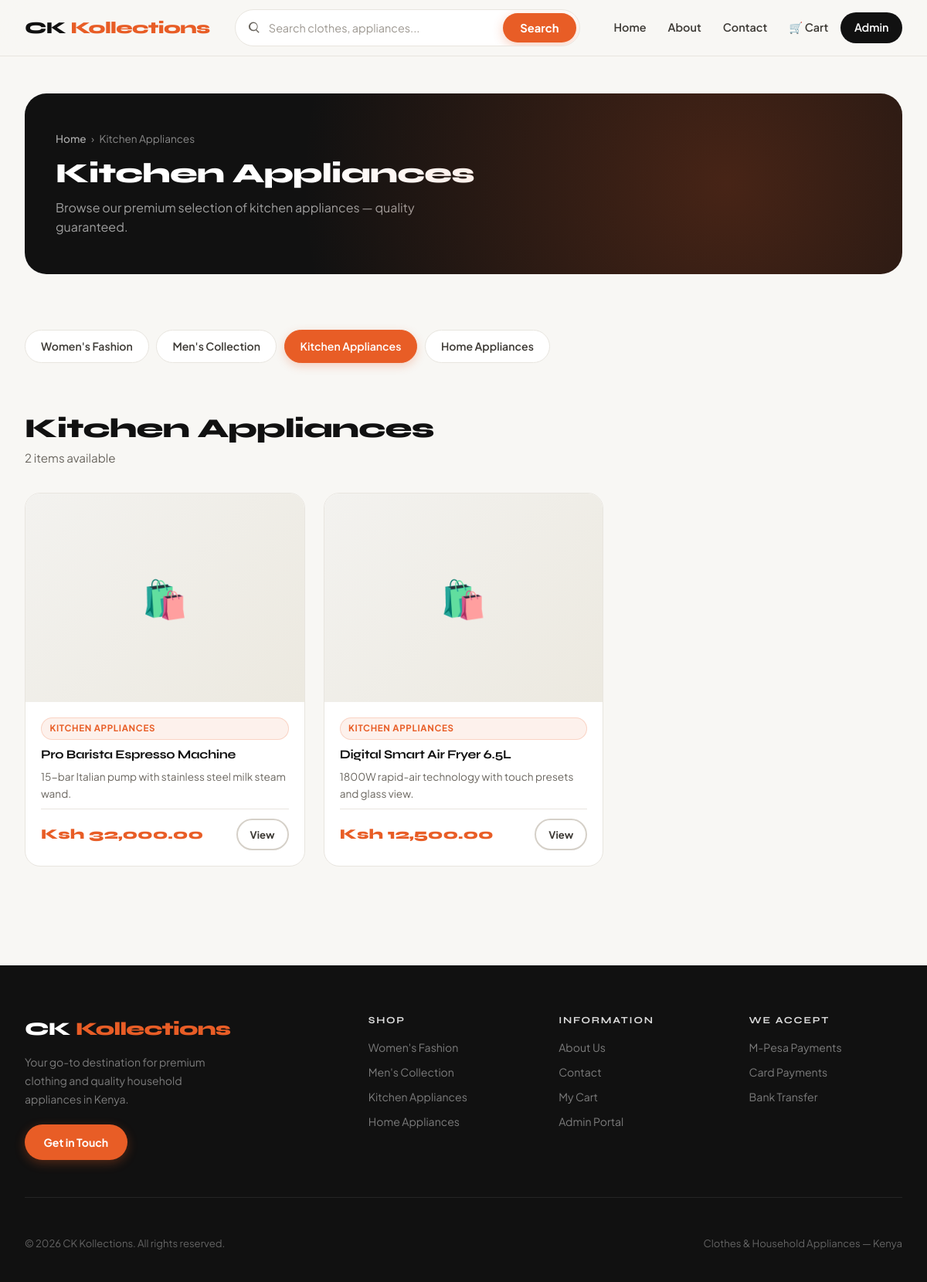
The page /category.php?slug=kitchen-appliances on the database its author committed.
### tables this page shows
CREATE TABLE IF NOT EXISTS categories (
  id INT AUTO_INCREMENT PRIMARY KEY,
  name VARCHAR(255) NOT NULL,
  slug VARCHAR(255) NOT NULL UNIQUE,
  display_order INT NOT NULL DEFAULT 0
);

CREATE TABLE IF NOT EXISTS products (
  id INT AUTO_INCREMENT PRIMARY KEY,
  category_id INT NOT NULL,
  name VARCHAR(255) NOT NULL,
  short_description TEXT NOT NULL,
  description TEXT NOT NULL,
  price DECIMAL(10,2) NOT NULL,
  image VARCHAR(255) NOT NULL,
  created_at TIMESTAMP DEFAULT CURRENT_TIMESTAMP,
  updated_at TIMESTAMP DEFAULT CURRENT_TIMESTAMP ON UPDATE CURRENT_TIMESTAMP,
  FOREIGN KEY (category_id) REFERENCES categories(id) ON DELETE CASCADE
);

### includes/functions.php (called while the page is built, shortened)
<?php
function getDbConnection() {
    static $pdo;
    if ($pdo !== null) {
        return $pdo;
    }
    $config = getConfig();
    $host = $config['MYSQL_HOST'] ?? '127.0.0.1';
    $db = $config['MYSQL_DATABASE'] ?? 'alcy_42591217_ckkollection';
    $user = $config['MYSQL_USER'] ?? 'root';
    $pass = $config['MYSQL_PASSWORD'] ?? '';
    $dsn = sprintf('mysql:host=%s;dbname=%s;charset=utf8mb4', $host, $db);
    try {
        $pdo = new PDO($dsn, $user, $pass, [
            PDO::ATTR_ERRMODE => PDO::ERRMODE_EXCEPTION,
            PDO::ATTR_DEFAULT_FETCH_MODE => PDO::FETCH_ASSOC,
            PDO::ATTR_TIMEOUT => 3,
        ]);
    } catch (PDOException $e) {
        if ($host !== '127.0.0.1' && $host !== 'localhost') {
            try {
                $localDsn = sprintf('mysql:host=127.0.0.1;dbname=%s;charset=utf8mb4', $db);
                $pdo = new PDO($localDsn, 'root', '', [
                    PDO::ATTR_ERRMODE => PDO::ERRMODE_EXCEPTION,
                    PDO::ATTR_DEFAULT_FETCH_MODE => PDO::FETCH_ASSOC,
                ]);
            } catch (PDOException $fallbackError) {
                try {
                    $serverPdo = new PDO('mysql:host=127.0.0.1;charset=utf8mb4', 'root', '', [
                        PDO::ATTR_ERRMODE => PDO::ERRMODE_EXCEPTION,
                    ]);
                    $serverPdo->exec("CREATE DATABASE IF NOT EXISTS `$db` CHARACTER SET utf8mb4 COLLATE utf8mb4_unicode_ci");
                    $pdo = new PDO($localDsn, 'root', '', [
                        PDO::ATTR_ERRMODE => PDO::ERRMODE_EXCEPTION,
                        PDO::ATTR_DEFAULT_FETCH_MODE => PDO::FETCH_ASSOC,
                    ]);
                } catch (PDOException $createError) {
                    renderDbErrorScreen($e->getMessage(), $host);
                    exit;
                }
            }
        } else {
            try {
                $serverPdo = new PDO('mysql:host=127.0.0.1;charset=utf8mb4', $user, $pass, [
                    PDO::ATTR_ERRMODE => PDO::ERRMODE_EXCEPTION,
                ]);
                $serverPdo->exec("CREATE DATABASE IF NOT EXISTS `$db` CHARACTER SET utf8mb4 COLLATE utf8mb4_unicode_ci");
                $pdo = new PDO($dsn, $user, $pass, [
                    PDO::ATTR_ERRMODE => PDO::ERRMODE_EXCEPTION,
                    PDO::ATTR_DEFAULT_FETCH_MODE => PDO::FETCH_ASSOC,
                ]);
            } catch (PDOException $finalErr) {
                renderDbErrorScreen($e->getMessage(), $host);
                exit;
            }
        }
    }
    return $pdo;
}
function getCategories() {
    $pdo = getDbConnection();
    $stmt = $pdo->query('SELECT id, name, slug, display_order FROM categories ORDER BY display_order ASC, name ASC');
    return $stmt->fetchAll();
}
function getProducts($categorySlug = null, $search = null) {
    $pdo = getDbConnection();
    $sql = 'SELECT p.id, p.name, p.short_description, p.description, p.price, p.image, c.slug AS category_slug, c.name AS category_name
            FROM products p
            JOIN categories c ON p.category_id = c.id';
    $params = [];
    if ($categorySlug !== null && $categorySlug !== '') {
        $sql .= ' WHERE c.slug = :slug';
        $params['slug'] = $categorySlug;
    }
    $sql .= ' ORDER BY p.id DESC';
    $stmt = $pdo->prepare($sql);
    $stmt->execute($params);
    return $stmt->fetchAll();
}
?>

### category.php (the view, shortened to what this page needs)
<?php
require_once __DIR__ . '/includes/functions.php';
$slug = $_GET['slug'] ?? null;
$categories = getCategories();
$products   = getProducts($slug);
$category   = null;
foreach ($categories as $cat) {
    if ($cat['slug'] === $slug) { $category = $cat; break; }
}
include __DIR__ . '/includes/header.php';
?>
<main class="page-content">
  <div class="page-banner">
    <div class="breadcrumb">
      <a href="/index.php">Home</a> › <span><?php echo htmlspecialchars($category['name']); ?></span>
    </div>
    <h1><?php echo htmlspecialchars($category['name']); ?></h1>
    <p>Browse our premium selection of <?php echo strtolower(htmlspecialchars($category['name'])); ?> — quality guaranteed.</p>
  </div>
  <section class="category-pills" style="margin-bottom:2rem;">
    <div class="pill-list">
      <?php foreach ($categories as $cat): ?>
        <a class="pill <?php echo ($cat['slug'] === $slug) ? 'active-pill' : ''; ?>"
           href="category.php?slug=<?php echo urlencode($cat['slug']); ?>">
          <?php echo htmlspecialchars($cat['name']); ?>
        </a>
      <?php endforeach; ?>
    </div>
  </section>
  <section>
    <?php if (empty($products)): ?>
      <div class="empty-box">
        <div class="empty-icon">🛍️</div>
        <h3>No products yet</h3>
        <p>This department doesn't have any products listed yet. Check back soon!</p>
        <a href="/index.php" class="button button-primary">Back to Homepage</a>
      </div>
    <?php else: ?>
      <div class="section-header">
        <div>
          <h2><?php echo htmlspecialchars($category['name']); ?></h2>
          <p><?php echo count($products); ?> item<?php echo count($products) !== 1 ? 's' : ''; ?> available</p>
        </div>
      </div>
      <div class="product-grid">
        <?php foreach ($products as $product): ?>
          <article class="product-card">
            <div class="product-card-img-wrap">
            </div>
            <div class="product-card-body">
              <span class="badge badge-category"><?php echo htmlspecialchars($category['name']); ?></span>
              <h3><?php echo htmlspecialchars($product['name']); ?></h3>
              <p><?php echo htmlspecialchars($product['short_description']); ?></p>
              <div class="product-meta">
                <span class="price">Ksh <?php echo number_format($product['price'], 2); ?></span>
                <a class="button button-secondary" style="padding:0.5rem 1rem;font-size:0.82rem;" href="product.php?id=<?php echo $product['id']; ?>">View</a>
              </div>
            </div>
          </article>
        <?php endforeach; ?>
      </div>
    <?php endif; ?>
  </section>
</main>
<?php include __DIR__ . '/includes/footer.php'; ?>

### rows shown on the page
categories: name "Kitchen Appliances", name "kitchen appliances"
categories: name "Women's Fashion"
categories: name "Men's Collection"
categories: name "Home Appliances"
products: category.name "KITCHEN APPLIANCES", name "Pro Barista Espresso Machine", short_description "15-bar Italian pump with stainless steel milk steam wand.", price "32,000.00"
products: category.name "KITCHEN APPLIANCES", name "Digital Smart Air Fryer 6.5L", short_description "1800W rapid-air technology with touch presets and glass view.", price "12,500.00"

### other values the page prints
count($products) "2"
